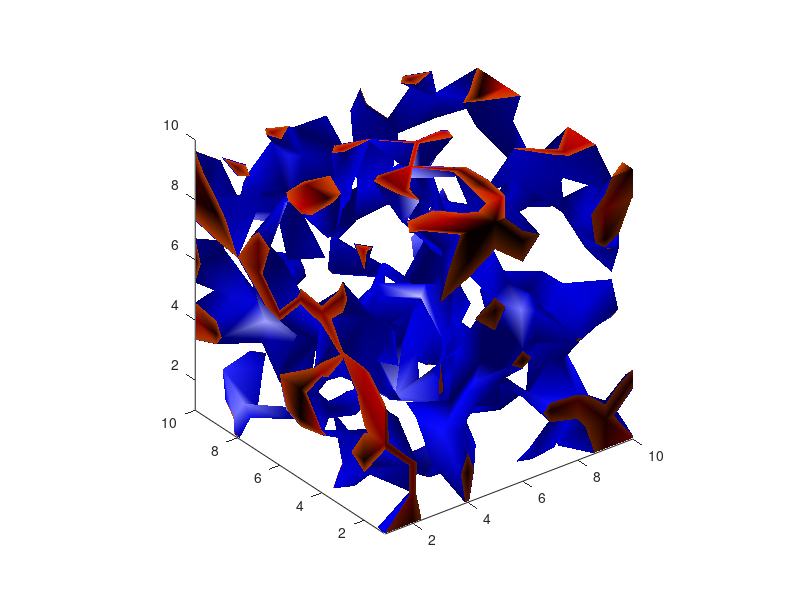

The MATLAB source for this figure:

% Make some tomography style data
% data = 8.*rand(80,80,29)-4;
data = (8.*rand(10,10,10))-4;
data = smooth3(data,'box',1);


patch(isocaps(data,-2,'below'),'FaceColor','interp','EdgeColor','none');
p1 = patch(isosurface(data,-2),'FaceColor','blue','EdgeColor','none');
isonormals(data,p1);
view(3); 
axis vis3d tight
camlight left
colormap('hot');
% daspect([.4,.4,1])
lighting gouraud